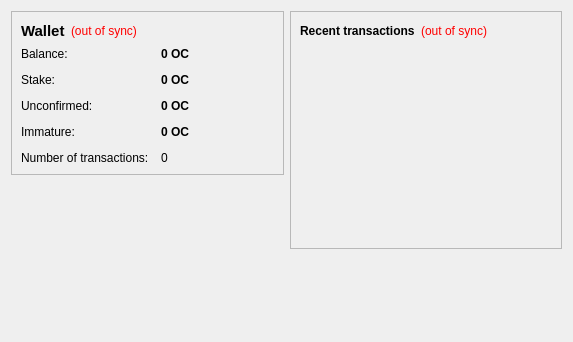
<?xml version="1.0" encoding="UTF-8"?>
<ui version="4.0">
 <class>OverviewPage</class>
 <widget class="QWidget" name="OverviewPage">
  <property name="geometry">
   <rect>
    <x>0</x>
    <y>0</y>
    <width>573</width>
    <height>342</height>
   </rect>
  </property>
  <property name="windowTitle">
   <string>Form</string>
  </property>
  <layout class="QHBoxLayout" name="horizontalLayout" stretch="1,1">
   <item>
    <layout class="QVBoxLayout" name="verticalLayout_2">
     <item>
      <widget class="QFrame" name="frame">
       <property name="frameShape">
        <enum>QFrame::StyledPanel</enum>
       </property>
       <property name="frameShadow">
        <enum>QFrame::Raised</enum>
       </property>
       <layout class="QVBoxLayout" name="verticalLayout_4">
        <item>
         <layout class="QHBoxLayout" name="horizontalLayout_4">
          <item>
           <widget class="QLabel" name="label_5">
            <property name="font">
             <font>
              <pointsize>11</pointsize>
              <weight>75</weight>
              <bold>true</bold>
             </font>
            </property>
            <property name="text">
             <string>Wallet</string>
            </property>
           </widget>
          </item>
          <item>
           <widget class="QLabel" name="labelWalletStatus">
            <property name="toolTip">
             <string>The displayed information may be out of date. Your wallet automatically synchronizes with the OrangeCoin network after a connection is established, but this process has not completed yet.</string>
            </property>
            <property name="styleSheet">
             <string notr="true">QLabel { color: red; }</string>
            </property>
            <property name="text">
             <string notr="true">(out of sync)</string>
            </property>
            <property name="alignment">
             <set>Qt::AlignLeading|Qt::AlignLeft|Qt::AlignVCenter</set>
            </property>
           </widget>
          </item>
          <item>
           <spacer name="horizontalSpacer_2">
            <property name="orientation">
             <enum>Qt::Horizontal</enum>
            </property>
            <property name="sizeHint" stdset="0">
             <size>
              <width>40</width>
              <height>20</height>
             </size>
            </property>
           </spacer>
          </item>
         </layout>
        </item>
        <item>
         <layout class="QFormLayout" name="formLayout_2">
          <property name="fieldGrowthPolicy">
           <enum>QFormLayout::AllNonFixedFieldsGrow</enum>
          </property>
          <property name="horizontalSpacing">
           <number>12</number>
          </property>
          <property name="verticalSpacing">
           <number>12</number>
          </property>
          <item row="0" column="0">
           <widget class="QLabel" name="label">
            <property name="text">
             <string>Balance:</string>
            </property>
           </widget>
          </item>
          <item row="0" column="1">
           <widget class="QLabel" name="labelBalance">
            <property name="font">
             <font>
              <weight>75</weight>
              <bold>true</bold>
             </font>
            </property>
            <property name="cursor">
             <cursorShape>IBeamCursor</cursorShape>
            </property>
            <property name="toolTip">
             <string>Your current balance</string>
            </property>
            <property name="text">
             <string notr="true">0 OC</string>
            </property>
            <property name="textInteractionFlags">
             <set>Qt::LinksAccessibleByMouse|Qt::TextSelectableByKeyboard|Qt::TextSelectableByMouse</set>
            </property>
           </widget>
          </item>
          <item row="1" column="0">
           <widget class="QLabel" name="label_6">
            <property name="text">
             <string>Stake:</string>
            </property>
           </widget>
          </item>
          <item row="1" column="1">
           <widget class="QLabel" name="labelStake">
            <property name="font">
             <font>
              <weight>75</weight>
              <bold>true</bold>
             </font>
            </property>
            <property name="cursor">
             <cursorShape>IBeamCursor</cursorShape>
            </property>
            <property name="toolTip">
             <string>Total of coins that was staked, and do not yet count toward the current balance</string>
            </property>
            <property name="text">
             <string notr="true">0 OC</string>
            </property>
            <property name="textInteractionFlags">
             <set>Qt::LinksAccessibleByMouse|Qt::TextSelectableByKeyboard|Qt::TextSelectableByMouse</set>
            </property>
           </widget>
          </item>
          <item row="2" column="0">
           <widget class="QLabel" name="label_3">
            <property name="text">
             <string>Unconfirmed:</string>
            </property>
           </widget>
          </item>
          <item row="2" column="1">
           <widget class="QLabel" name="labelUnconfirmed">
            <property name="font">
             <font>
              <weight>75</weight>
              <bold>true</bold>
             </font>
            </property>
            <property name="cursor">
             <cursorShape>IBeamCursor</cursorShape>
            </property>
            <property name="toolTip">
             <string>Total of transactions that have yet to be confirmed, and do not yet count toward the current balance</string>
            </property>
            <property name="text">
             <string notr="true">0 OC</string>
            </property>
            <property name="textInteractionFlags">
             <set>Qt::LinksAccessibleByMouse|Qt::TextSelectableByKeyboard|Qt::TextSelectableByMouse</set>
            </property>
           </widget>
          </item>
          <item row="3" column="0">
           <widget class="QLabel" name="labelImmatureText">
            <property name="text">
             <string>Immature:</string>
            </property>
           </widget>
          </item>
          <item row="3" column="1">
           <widget class="QLabel" name="labelImmature">
            <property name="font">
             <font>
              <weight>75</weight>
              <bold>true</bold>
             </font>
            </property>
            <property name="toolTip">
             <string>Mined balance that has not yet matured</string>
            </property>
            <property name="text">
             <string notr="true">0 OC</string>
            </property>
            <property name="textInteractionFlags">
             <set>Qt::LinksAccessibleByMouse|Qt::TextSelectableByKeyboard|Qt::TextSelectableByMouse</set>
            </property>
           </widget>
          </item>
          <item row="4" column="0">
           <widget class="QLabel" name="label_2">
            <property name="text">
             <string>Number of transactions:</string>
            </property>
           </widget>
          </item>
          <item row="4" column="1">
           <widget class="QLabel" name="labelNumTransactions">
            <property name="toolTip">
             <string>Total number of transactions in wallet</string>
            </property>
            <property name="text">
             <string notr="true">0</string>
            </property>
           </widget>
          </item>
         </layout>
        </item>
       </layout>
      </widget>
     </item>
     <item>
      <spacer name="verticalSpacer">
       <property name="orientation">
        <enum>Qt::Vertical</enum>
       </property>
       <property name="sizeHint" stdset="0">
        <size>
         <width>20</width>
         <height>40</height>
        </size>
       </property>
      </spacer>
     </item>
     <item>
      <widget class="QLabel" name="label_6">
       <property name="text">
        <string/>
       </property>
       <property name="pixmap">
        <pixmap resource="../bitcoin.qrc">:/images/backg</pixmap>
       </property>
       <property name="scaledContents">
        <bool>false</bool>
       </property>
       <property name="alignment">
        <set>Qt::AlignCenter</set>
       </property>
       <property name="margin">
        <number>-2</number>
       </property>
      </widget>
     </item>
    </layout>
   </item>
   <item>
    <layout class="QVBoxLayout" name="verticalLayout_3">
     <item>
      <widget class="QFrame" name="frame_2">
       <property name="frameShape">
        <enum>QFrame::StyledPanel</enum>
       </property>
       <property name="frameShadow">
        <enum>QFrame::Raised</enum>
       </property>
       <layout class="QVBoxLayout" name="verticalLayout">
        <item>
         <layout class="QHBoxLayout" name="horizontalLayout_2">
          <item>
           <widget class="QLabel" name="label_4">
            <property name="text">
             <string>&lt;b&gt;Recent transactions&lt;/b&gt;</string>
            </property>
           </widget>
          </item>
          <item>
           <widget class="QLabel" name="labelTransactionsStatus">
            <property name="toolTip">
             <string>The displayed information may be out of date. Your wallet automatically synchronizes with the OrangeCoin network after a connection is established, but this process has not completed yet.</string>
            </property>
            <property name="styleSheet">
             <string notr="true">QLabel { color: red; }</string>
            </property>
            <property name="text">
             <string notr="true">(out of sync)</string>
            </property>
            <property name="alignment">
             <set>Qt::AlignRight|Qt::AlignTrailing|Qt::AlignVCenter</set>
            </property>
           </widget>
          </item>
          <item>
           <spacer name="horizontalSpacer">
            <property name="orientation">
             <enum>Qt::Horizontal</enum>
            </property>
            <property name="sizeHint" stdset="0">
             <size>
              <width>40</width>
              <height>20</height>
             </size>
            </property>
           </spacer>
          </item>
         </layout>
        </item>
        <item>
         <widget class="QListView" name="listTransactions">
          <property name="styleSheet">
           <string notr="true">QListView { background: transparent; }</string>
          </property>
          <property name="frameShape">
           <enum>QFrame::NoFrame</enum>
          </property>
          <property name="verticalScrollBarPolicy">
           <enum>Qt::ScrollBarAlwaysOff</enum>
          </property>
          <property name="horizontalScrollBarPolicy">
           <enum>Qt::ScrollBarAlwaysOff</enum>
          </property>
          <property name="selectionMode">
           <enum>QAbstractItemView::NoSelection</enum>
          </property>
         </widget>
        </item>
       </layout>
      </widget>
     </item>
     <item>
      <spacer name="verticalSpacer_2">
       <property name="orientation">
        <enum>Qt::Vertical</enum>
       </property>
       <property name="sizeHint" stdset="0">
        <size>
         <width>20</width>
         <height>40</height>
        </size>
       </property>
      </spacer>
     </item>
    </layout>
   </item>
  </layout>
 </widget>
 <resources/>
 <connections/>
</ui>
